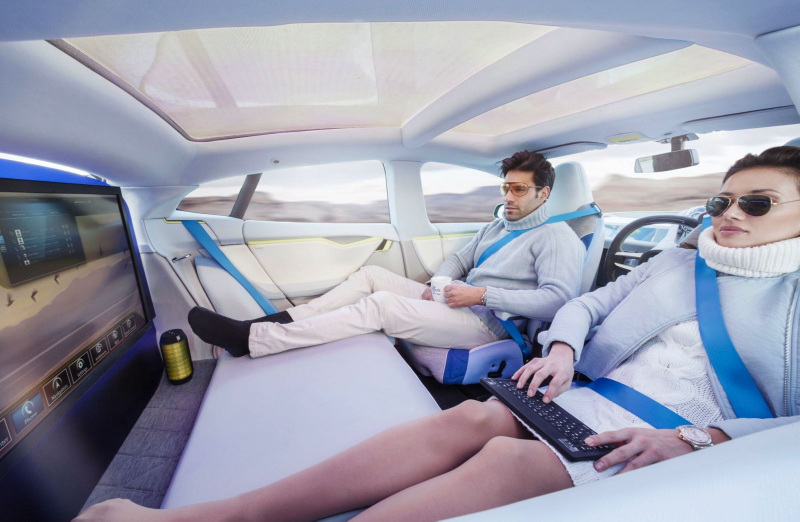
#> input picture garbage udemy class maybe useful code snippets/Section6/watchingTV_moving_car.jpg, 1600 x 1043 px (shown at 1/2 size)
$ jupyter execute 'Lecture 6.8 Image Scaling - Gaussian Image Pyramiding.ipynb'   (shell and % lines are left out)
#> lines starting #> are read from the running program, lines starting #| are printed output that depends on the picture
## CODE TO PERFORM IMAGE PYRAMIDING
## Dr. Ryan Ahmed

# LOAD/DISPLAY IMAGE

[cell 1]
import cv2
import numpy as np
import matplotlib.image as mpimg
from matplotlib import pyplot as plt

[cell 2]
image_color = cv2.imread('watchingTV_moving_car.jpg')
#> image_color is the input picture: shape (1043, 1600, 3); mean B, G, R 174.5, 158.3, 156.5
# image_color = cv2.imread('truck_back_color.jpg')

cv2.imshow('Original Image', image_color)
cv2.waitKey()
cv2.destroyAllWindows()

[cell 3]
plt.imshow(image_color)

[cell 4]
image_color.shape
#> Out = (1043, 1600, 3)

# PERFROM PYRAMIDING (DOWN)

[cell 5]
scaled_down_1 = cv2.pyrDown(image_color)
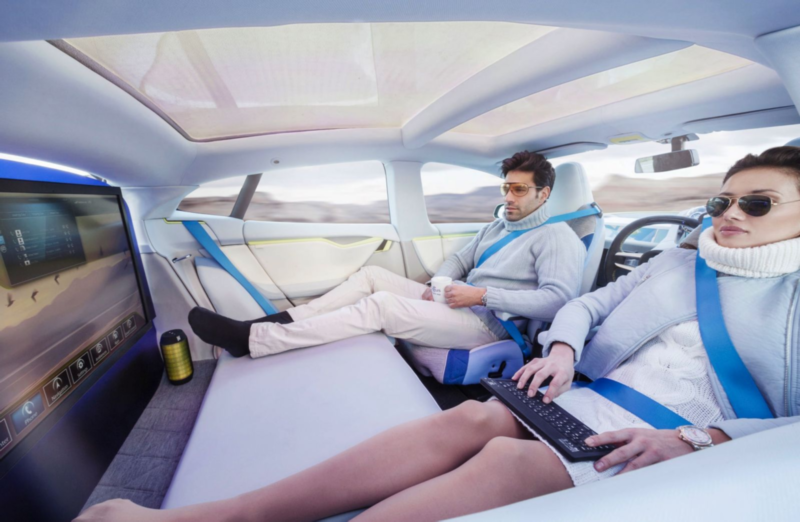
#> scaled_down_1: shape (522, 800, 3); mean B, G, R 174.5, 158.2, 156.5
scaled_down_1.shape
#> Out = (522, 800, 3)

[cell 6]
scaled_down_2 = cv2.pyrDown(scaled_down_1)
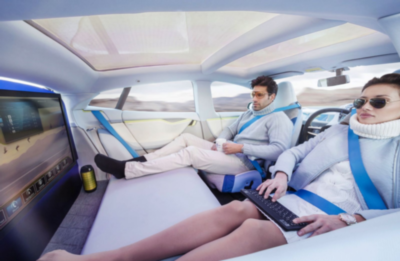
#> scaled_down_2: shape (261, 400, 3); mean B, G, R 174.5, 158.2, 156.5
scaled_down_2.shape
#> Out = (261, 400, 3)

[cell 7]
scaled_down_3 = cv2.pyrDown(scaled_down_2)
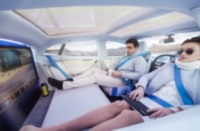
#> scaled_down_3: shape (131, 200, 3); mean B, G, R 174.4, 158.1, 156.4
scaled_down_3.shape
#> Out = (131, 200, 3)

[cell 8]
cv2.imshow('Original', image_color)
cv2.imshow('Smaller #1', scaled_down_1)
cv2.imshow('Smaller #2', scaled_down_2)
cv2.imshow('Smaller #3', scaled_down_3)

cv2.waitKey()
cv2.destroyAllWindows()

# PERFROM PYRAMIDING (UP)

[cell 9]
scaled_up = cv2.pyrUp(image_color)
scaled_up.shape
#> Out = (2086, 3200, 3)

$ run again, with garbage udemy class maybe useful code snippets/Section6/Find_Truck_color.jpg copied over garbage udemy class maybe useful code snippets/Section6/watchingTV_moving_car.jpg
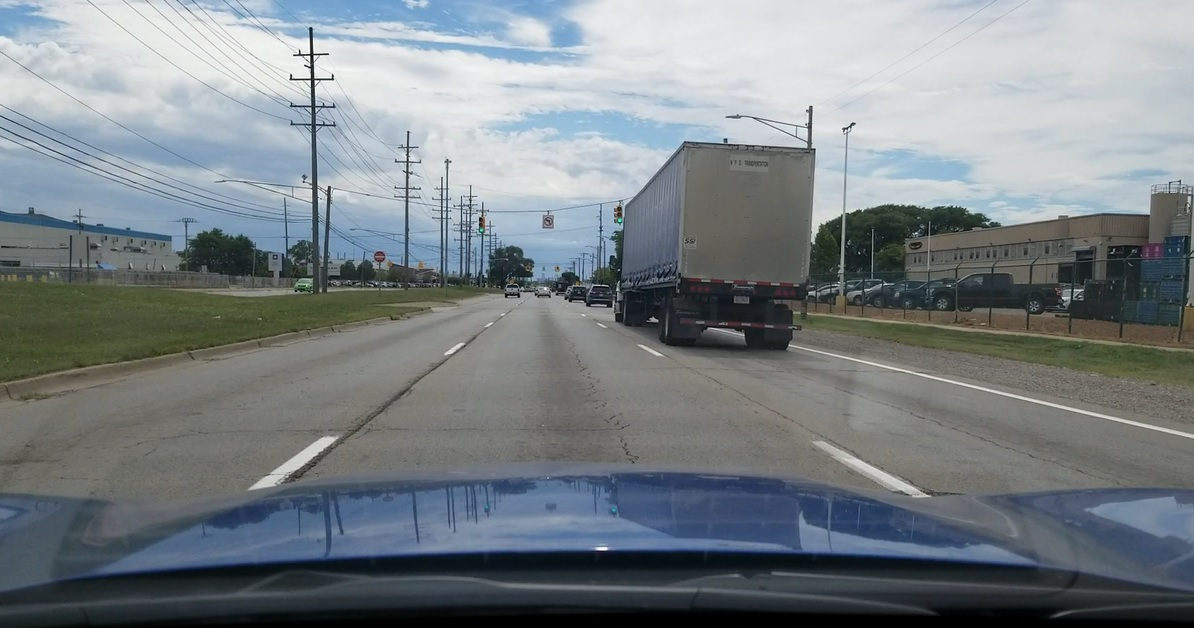
#> input picture garbage udemy class maybe useful code snippets/Section6/Find_Truck_color.jpg, 1194 x 628 px
#> image_color is the input picture: shape (628, 1194, 3); mean B, G, R 133.3, 129, 121.6
#> `scaled_down_2 = cv2.pyrDown(scaled_down_1)`:
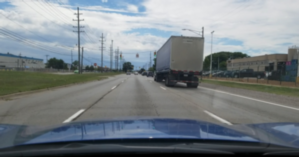
#> scaled_down_2: shape (157, 299, 3); mean B, G, R 133.8, 129.5, 122
#> `scaled_down_3 = cv2.pyrDown(scaled_down_2)`:
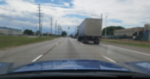
#> scaled_down_3: shape (79, 150, 3); mean B, G, R 133.6, 129.3, 121.8
